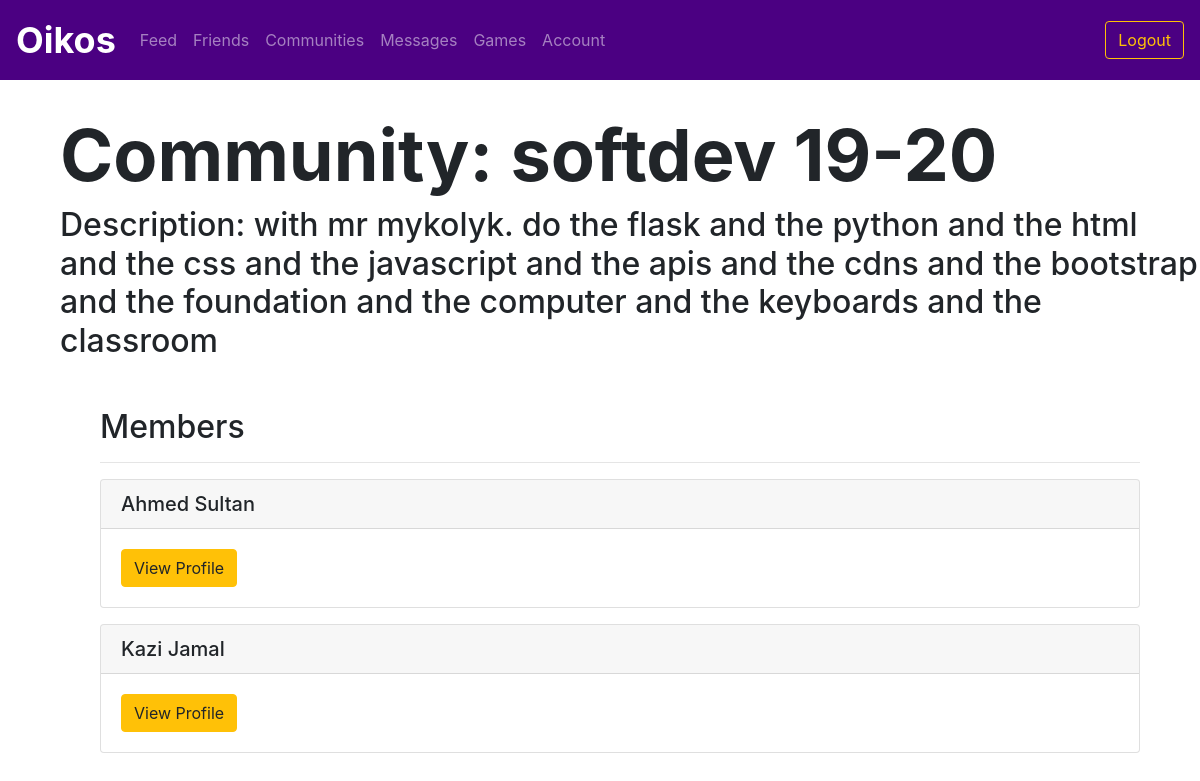
The app's page /community/2/members (signed in) with its own data.
### utl/models.py (models this page shows)
class Community(db.Model):
    communityID = db.Column(db.Integer, primary_key=True)
    name = db.Column(db.Text, nullable=False)
    description = db.Column(db.Text, nullable=False)

class User(db.Model):
    userID = db.Column(db.Integer, primary_key=True)
    email = db.Column(db.Text, unique=True, nullable=False)
    password = db.Column(db.Text, nullable=False)
    firstName = db.Column(db.Text, nullable=False)
    lastName = db.Column(db.Text, nullable=False)
    displayName = db.Column(db.Text, nullable=False)
    grade = db.Column(db.Text, nullable=False)

### app.py (the view)
@app.route("/community/<communityID>/members")
@login_required
def communitymembers(communityID):
    community = communitiesfunctions.getCommunity(communityID)
    members = communitiesfunctions.getMembers(communityID)
    return render_template("communitymembers.html", community=community, members=members)

### app.py (called while the page is built)
def login_required(f):
    @wraps(f)
    def decorated_function(*args, **kwargs):
        if "userID" not in session:
            return redirect(url_for('login'))
        return f(*args, **kwargs)
    return decorated_function

### utl/communities.py (called while the page is built)
def getCommunity(communityID):
    community = Community.query.filter_by(communityID=communityID).first()
    return community

def getMembers(communityID):
    members = Member.query.filter_by(communityID=communityID).all()
    users = []
    for member in members:
        users.append(User.query.filter_by(userID=member.userID).first())
    return users

### templates/communitymembers.html (shortened to what this page needs)
{% extends "logbase.html" %}
{% block body %}
<div class="content mb-5">
     <h1 class="display-3" style="font-weight: 700; padding-left: 5vw; padding-top: 5vh;">Community: {{ community.name }}</h1>
     <h2 style="padding-left: 5vw;">Description: {{ community.description }}</h2>
</div>
<div class="container">
        <div class="col">
            <ul>
                <h2>Members</h2>
                <hr>
                {% for member in members %}
                <div class="card my-3">
                    <h5 class="card-header">{{ member.displayName }}</h5>
                    <div class="card-body">
                        <a href="/profile/{{ member.userID }}" class="btn btn-warning">View Profile</a>
                    </div>
                </div>
                {% endfor %}
            </ul>
        </div>
</div>
{% endblock %}

### records on screen
Community: name "softdev 19-20", description "with mr mykolyk. do the flask and the python and the html and the css and the javascript and the apis and the cdns and the bootstrap and the foundation and the computer and the keyboards and the classroom"
User: displayName "Ahmed Sultan"
User: displayName "Kazi Jamal"
